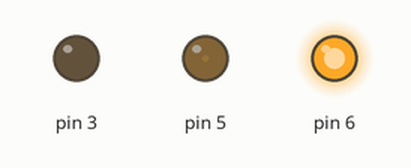
Recording of a sketch running on a simulated Arduino Uno, built with avr-gcc and run on an emulated ATmega328P. Parts: output pins drawn as LEDs (lit = HIGH).

Above: at 0.05 s.
At 0.95 s:
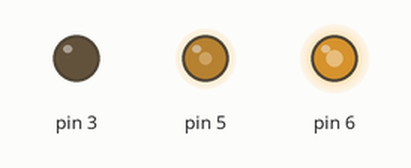
At 1.8 s:
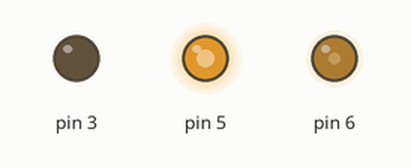
At 3.6 s:
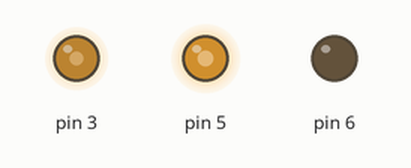
At 5.35 s:
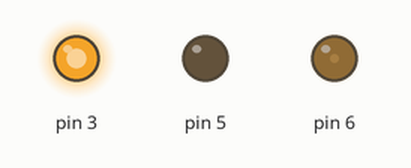
At 7.15 s:
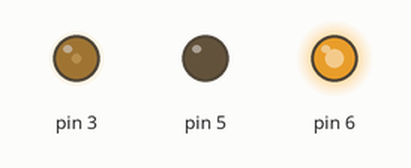
Timing chart, 0 to 10.0 s (numbered marks = the images above):
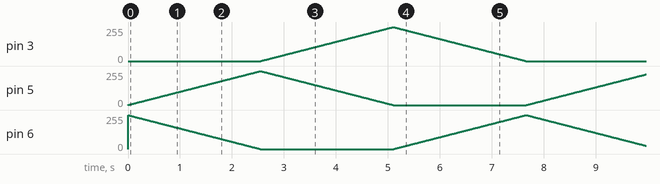

The sketch:

RGBLED.ino
```cpp
namespace {
  enum PinColor:uint8_t{
    BLUE=3,
    GREEN=5,
    RED=6
  };

  //LED Color Values
  int redValue{255};
  int greenValue{0};
  int blueValue{0};
}

void changeLEDColor(int& currColorValue,int& newColorValue,uint8_t currPinColor,uint8_t newPinColor, const int delayTime){
  for(int i{0};i<255;++i){
    --currColorValue;
    ++newColorValue;

    analogWrite(currPinColor, currColorValue);
    analogWrite(newPinColor, newColorValue);
    delay(delayTime);
  }
}

void setup(){
  pinMode(PinColor::RED, OUTPUT);
  pinMode(PinColor::GREEN, OUTPUT);
  pinMode(PinColor::BLUE, OUTPUT);

  digitalWrite(PinColor::RED, HIGH);
  digitalWrite(PinColor::GREEN, LOW);
  digitalWrite(PinColor::BLUE, LOW);
}


//Main loop
void loop(){
  constexpr unsigned long delayTime{10}; //Transition time between LED color fades.

  //Change LED from red to green.
  changeLEDColor(::redValue,::greenValue,PinColor::RED,PinColor::GREEN,delayTime);

  //Change LED from green to blue.
  changeLEDColor(::greenValue,::blueValue,PinColor::GREEN,PinColor::BLUE,delayTime);

  //Change LED from blue to red.
  changeLEDColor(::blueValue,::redValue,PinColor::BLUE,PinColor::RED,delayTime);
}
```
